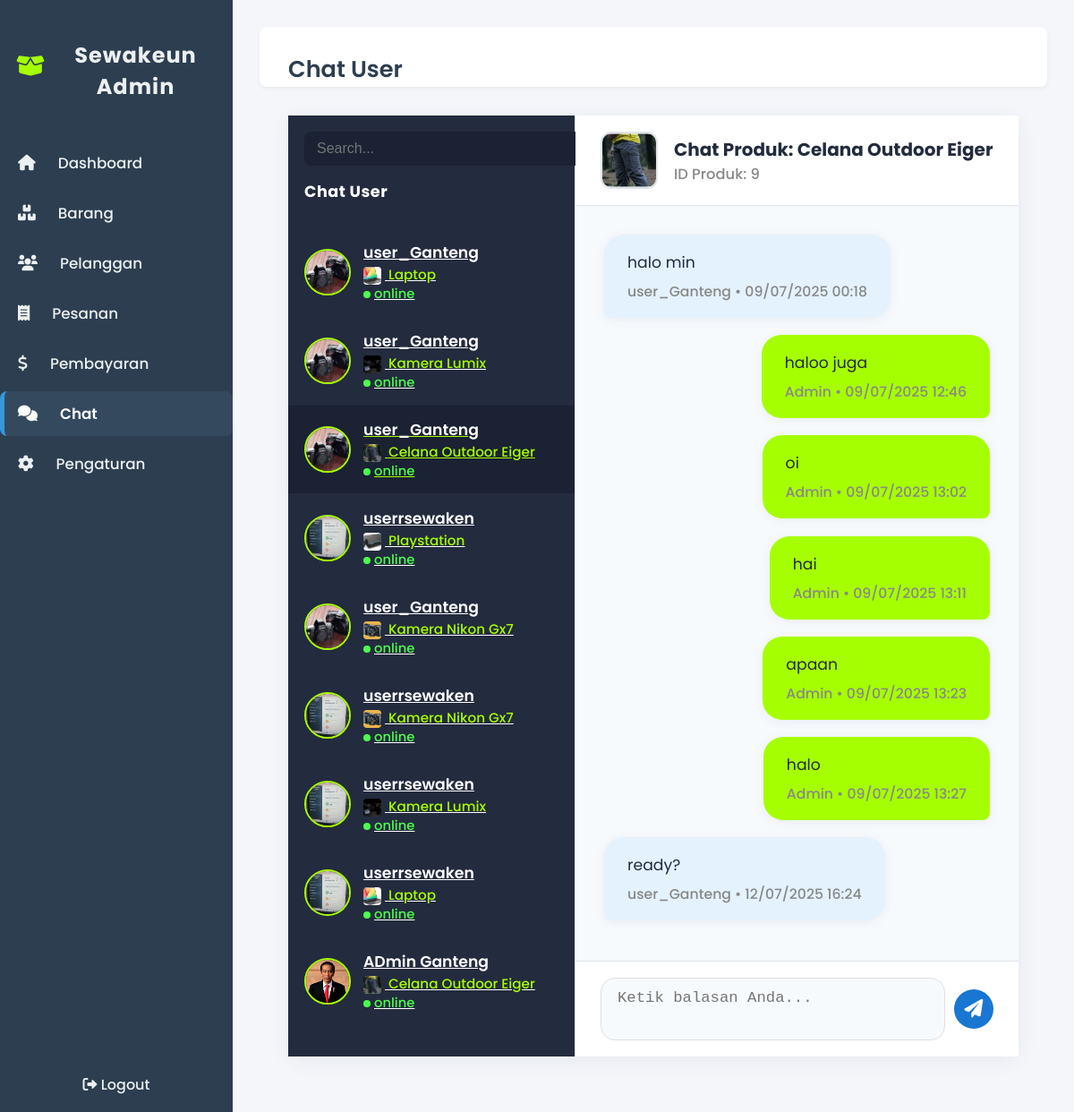
Page /Admin/chat_admin.php?produk_id=9&user_id=2 (signed in) on the committed database.
### tables this page shows
CREATE TABLE `produk` (
  `id` int(11) NOT NULL,
  `nama` varchar(100) NOT NULL,
  `kategori_id` int(11) NOT NULL,
  `gambar` varchar(255) DEFAULT NULL,
  `deskripsi` text,
  `harga` decimal(15,2) NOT NULL,
  `stock` int(11) DEFAULT '0',
  `duration_unit` enum('hari','minggu','bulan') DEFAULT 'hari',
  `max_duration` int(11) NOT NULL,
  `is_available` tinyint(1) DEFAULT '1',
  `created_at` datetime DEFAULT CURRENT_TIMESTAMP,
  `updated_at` datetime DEFAULT CURRENT_TIMESTAMP ON UPDATE CURRENT_TIMESTAMP,
  `lokasi_id` int(11) NOT NULL,
  `admin_id` int(11) NOT NULL DEFAULT '3'
);

CREATE TABLE `chat_messages` (
  `id` int(11) NOT NULL,
  `produk_id` int(11) NOT NULL,
  `user_id` int(11) NOT NULL,
  `sender` enum('user','admin') NOT NULL,
  `message` text NOT NULL,
  `created_at` datetime NOT NULL DEFAULT CURRENT_TIMESTAMP
);

CREATE TABLE `users` (
  `id` int(11) NOT NULL,
  `username` varchar(50) NOT NULL,
  `nama_lengkap` varchar(100) DEFAULT NULL,
  `email` varchar(100) DEFAULT NULL,
  `no_hp` varchar(20) DEFAULT NULL,
  `alamat` varchar(255) DEFAULT NULL,
  `foto_profil` varchar(255) DEFAULT NULL,
  `saldo` decimal(15,2) NOT NULL DEFAULT '0.00',
  `phone_number` varchar(20) DEFAULT NULL,
  `address` text,
  `profile_picture` varchar(255) DEFAULT NULL,
  `created_at` datetime DEFAULT CURRENT_TIMESTAMP,
  `password` varchar(255) NOT NULL,
  `role` enum('user','admin') NOT NULL
);

### Admin/chat_admin.php (the view, shortened to what this page needs)
<?php
include '../koneksi.php';
$daftar_chat = mysqli_query($conn, "SELECT cm.produk_id, cm.user_id, u.nama_lengkap, u.username, u.foto_profil, p.nama AS nama_produk, p.gambar FROM chat_messages cm JOIN users u ON cm.user_id=u.id JOIN produk p ON cm.produk_id=p.id GROUP BY cm.produk_id, cm.user_id ORDER BY MAX(cm.created_at) DESC");
$produk_id = isset($_GET['produk_id']) ? intval($_GET['produk_id']) : 0;
$user_id = isset($_GET['user_id']) ? intval($_GET['user_id']) : 0;
$chat_detail = [];
$user_info = null;
$produk_info = null;
if ($produk_id && $user_id) {
    $q = mysqli_query($conn, "SELECT cm.*, u.nama_lengkap, u.username, u.foto_profil, p.nama AS nama_produk, p.gambar FROM chat_messages cm JOIN users u ON cm.user_id=u.id JOIN produk p ON cm.produk_id=p.id WHERE cm.produk_id=$produk_id AND cm.user_id=$user_id ORDER BY cm.created_at ASC");
    while ($row = mysqli_fetch_assoc($q)) $chat_detail[] = $row;
    $user_info = mysqli_fetch_assoc(mysqli_query($conn, "SELECT * FROM users WHERE id=$user_id"));
    $produk_info = mysqli_fetch_assoc(mysqli_query($conn, "SELECT * FROM produk WHERE id=$produk_id"));
}
?>
<!DOCTYPE html>
<html lang="id">
<head>
    <link rel="stylesheet" href="style_admin.css">
    <link rel="stylesheet" href="https://cdnjs.cloudflare.com/ajax/libs/font-awesome/6.0.0-beta3/css/all.min.css">
</head>
<body>
<div class="dashboard-wrapper">
    <aside class="sidebar" style="background:#2c3e50;color:#ecf0f1;">
        <div class="sidebar-logo">
            <i class="fas fa-box-open"></i>
            <h3>Sewakeun Admin</h3>
        </div>
        <nav class="sidebar-nav">
            <ul>
                <li><a href="index.php"><i class="fas fa-home"></i> Dashboard</a></li>
                <li><a href="item.php"><i class="fas fa-boxes"></i> Barang</a></li>
                <li><a href="pelanggan.php"><i class="fas fa-users"></i> Pelanggan</a></li>
                <li><a href="pesanan.php"><i class="fas fa-receipt"></i> Pesanan</a></li>
                <li><a href="pembayaran.php"><i class="fas fa-dollar-sign"></i> Pembayaran</a></li>
                <li><a href="chat_admin.php" class="active"><i class="fas fa-comments"></i> Chat</a></li>
                <li><a href="setting.php"><i class="fas fa-cog"></i> Pengaturan</a></li>
            </ul>
        </nav>
        <div class="sidebar-footer">
            <a href="../logout.php"><i class="fas fa-sign-out-alt"></i> Logout</a>
        </div>
    </aside>
    <main class="main-content">
        <header class="main-header">
            <h2>Chat User</h2>
        </header>
        <div class="card-chat">
            <div class="chat-list">
                <div class="chat-list-search">
                    <input type="text" placeholder="Search..." id="chatSearch" onkeyup="filterChatList()">
                </div>
                <h5>Chat User</h5>
                <ul class="list-group" id="chatList">
                    <?php if($daftar_chat && mysqli_num_rows($daftar_chat)>0): while($c = mysqli_fetch_assoc($daftar_chat)): ?>
                    <a href="chat_admin.php?produk_id=<?= $c['produk_id'] ?>&user_id=<?= $c['user_id'] ?>" class="list-group-item list-group-item-action<?= ($produk_id==$c['produk_id']&&$user_id==$c['user_id'])?' active':'' ?>">
                        <img src="<?= htmlspecialchars($c['foto_profil'] ? '../'.$c['foto_profil'] : '../assets/images/account-avatar-profile-user-6-svgrepo-com.svg') ?>" class="avatar" alt="User">
                        <div class="chat-list-info">
                            <span class="chat-list-name"><?= htmlspecialchars($c['nama_lengkap'] ?: $c['username']) ?></span>
                            <span class="chat-list-product">
                                <img src="<?= htmlspecialchars($c['gambar'] ? '../'.$c['gambar'] : '../assets/images/default-produk.png') ?>" alt="Produk" style="width:20px;height:20px;object-fit:cover;border-radius:4px;margin-right:4px;vertical-align:middle;">
                                <?= htmlspecialchars($c['nama_produk']) ?>
                            </span>
                            <span class="chat-list-status"><span class="chat-list-status-dot"></span>online</span>
                        </div>
                    </a>
                    <?php endwhile; else: ?>
                    <li class="list-group-item">Belum ada chat masuk.</li>
                    <?php endif; ?>
                </ul>
            </div>
            <div class="chat-area">
                <?php if($produk_id && $user_id && $user_info && $produk_info): ?>
                    <div class="chat-area-header">
                        <img src="<?= htmlspecialchars($produk_info['gambar'] ? '../'.$produk_info['gambar'] : '../assets/images/default-produk.png') ?>" class="chat-area-header-img" alt="Produk">
                        <div class="chat-area-header-info">
                            <span class="chat-area-header-title">Chat Produk: <?= htmlspecialchars($produk_info['nama']) ?></span>
                            <span class="chat-area-header-id">ID Produk: <?= $produk_info['id'] ?></span>
                        </div>
                    </div>
                    <div class="chat-box mb-3">
                        <?php foreach($chat_detail as $msg): ?>
                            <div class="chat-bubble <?= $msg['sender']=='admin'?'bubble-admin-right':'bubble-user-left' ?>">
                                <div><?= nl2br(htmlspecialchars($msg['message'])) ?></div>
                                <div class="bubble-meta">
                                    <?php if($msg['sender']=='admin'): ?>
                                        Admin
                                    <?php else: ?>
                                        <?= htmlspecialchars($user_info['nama_lengkap'] ?: $user_info['username']) ?>
                                    <?php endif; ?>
                                    &bull; <?= date('d/m/Y H:i', strtotime($msg['created_at'])) ?>
                                </div>
                            </div>
                        <?php endforeach; ?>
                    </div>
                    <div class="chat-form-wrap">
                        <form method="post" class="chat-form">
                            <textarea name="message" class="form-control" placeholder="Ketik balasan Anda..." required></textarea>
                            <button class="btn btn-primary" title="Kirim"><i class="fas fa-paper-plane"></i></button>
                        </form>
                    </div>
                <?php else: ?>
                    <div class="alert alert-info" style="margin:32px;">Pilih chat user untuk membalas pesan.</div>
                <?php endif; ?>
            </div>
        </div>
    </main>
</div>
</body>
</html>

### Admin/style_admin.css (style rules this page uses)
body { font-family: 'Poppins', sans-serif; margin: 0; background-color: #f0f2f5; }
.dashboard-wrapper { display: flex; min-height: 100vh; }
.sidebar { width: 250px; background-color: #2c3e50; color: #ecf0f1; display: flex; flex-direction: column; padding-top: 20px; box-shadow: 2px 0 10px rgba(0,0,0,0.1); }
.sidebar-logo { text-align: center; margin-bottom: 30px; padding: 0 20px; }
.sidebar-logo i { font-size: 3rem; color: #3498db; margin-bottom: 10px; }
.sidebar-logo h3 { margin: 0; font-size: 1.5rem; font-weight: 700; color: #ecf0f1; }
.sidebar-nav ul { list-style: none; padding: 0; margin: 0; }
.sidebar-nav li a { display: flex; align-items: center; padding: 12px 20px; color: #ecf0f1; text-decoration: none; transition: background-color 0.3s, color 0.3s; font-weight: 500; }
.sidebar-nav li a i { margin-right: 15px; font-size: 1.1rem; }
.sidebar-nav a .fa-comments { color: #fff; }
.sidebar-nav a.active, .sidebar-nav a:hover { background: #1565c0; color: #fff; }
.sidebar-nav li a:hover, .sidebar-nav li a.active { background-color: #34495e; color: #ffffff; border-left: 5px solid #3498db; padding-left: 15px; }
.sidebar-footer { margin-top: auto; padding: 20px; border-top: 1px solid rgba(255,255,255,0.1); text-align: center; }
.sidebar-footer a { color: #ecf0f1; text-decoration: none; font-weight: 500; transition: color 0.3s; }
.main-content { flex-grow: 1; padding: 30px; background-color: #f0f2f5; }
.main-header { display: flex; justify-content: space-between; align-items: center; margin-bottom: 30px; background-color: #ffffff; padding: 20px 30px; border-radius: 8px; box-shadow: 0 2px 5px rgba(0,0,0,0.05); }
.main-header h2 { margin: 0; color: #2c3e50; font-size: 1.8rem; }
.btn { padding: 10px 20px; border: none; border-radius: 5px; cursor: pointer; font-weight: 600; transition: background-color 0.3s ease; }
.btn-primary { background-color: #3498db; color: #ffffff; }

### rows in the picture
produk: gambar (picture), nama "Celana Outdoor Eiger", id "9"
chat_messages: message "halo min", user.nama_lengkap "user_Ganteng", created_at "09/07/2025 00:18"
chat_messages: message "haloo juga", sender "Admin", created_at "09/07/2025 12:46"
chat_messages: message "oi", sender "Admin", created_at "09/07/2025 13:02"
chat_messages: message "hai", sender "Admin", created_at "09/07/2025 13:11"
chat_messages: message "apaan", sender "Admin", created_at "09/07/2025 13:23"
chat_messages: message "halo", sender "Admin", created_at "09/07/2025 13:27"
chat_messages: message "ready?", user.nama_lengkap "user_Ganteng", created_at "12/07/2025 16:24"

### other values in the picture
$c['nama_lengkap'] ?: $c['username'] "user_Ganteng"
$c['nama_produk'] "Laptop"
$c['nama_produk'] "Kamera Lumix"
$c['nama_produk'] "Celana Outdoor Eiger"
$c['nama_lengkap'] ?: $c['username'] "userrsewaken"
$c['nama_produk'] "Playstation"
$c['nama_produk'] "Kamera Nikon Gx7"
$c['nama_lengkap'] ?: $c['username'] "ADmin Ganteng"
